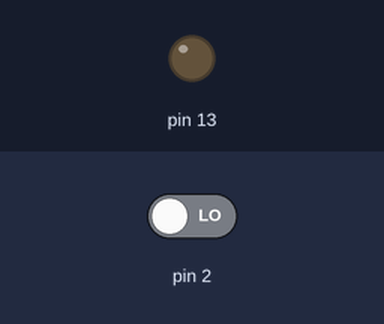
A sketch run on a simulated Arduino Uno, built with avr-gcc and run on an emulated ATmega328P. On the bench: output pins drawn as LEDs (lit = HIGH). The test bench sets the inputs (shaded band); at power-on: pin 2 LOW.

Above: at 1.2 s.
1.3 s: pin 2 driven HIGH
At 1.9 s:
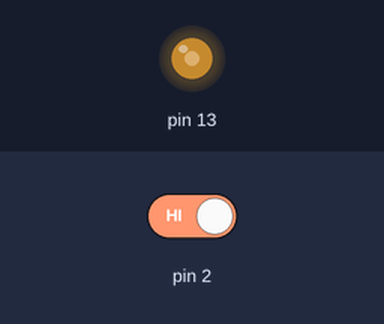
2.8 s: pin 2 driven LOW
At 3.8 s:
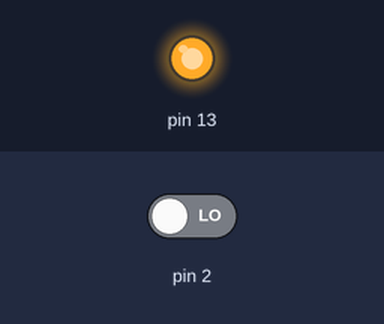
Timing chart, 0 to 5.8 s (numbered marks = the images above; inputs shaded):
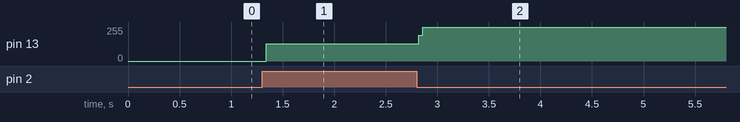

Measured:
- after the input at 1.3 s, pin 13: 0/255 → 129/255 at once
- after the input at 2.8 s, pin 13: 129/255 → 255/255 at once

The sketch:

buttonLED_toggle.ino
```cpp
/*once the button is pressed and released Led should start glowing
 * till the button is pressed and release again
 *
 */void setup() {
  pinMode(13 , OUTPUT) ;
  pinMode(2, INPUT) ;
  digitalWrite(13 , LOW);
}
int btnState =0 ;
void loop() {
  if(digitalRead(2)==HIGH){
    // read the button if HIGH toogle the value in btnState
    if(btnState ==0) btnState  =1;
    else btnState = 0;
  }
  if (btnState ==1){
    digitalWrite(13  , HIGH);
  }else {
    digitalWrite(13 , LOW);
  }
}
```
